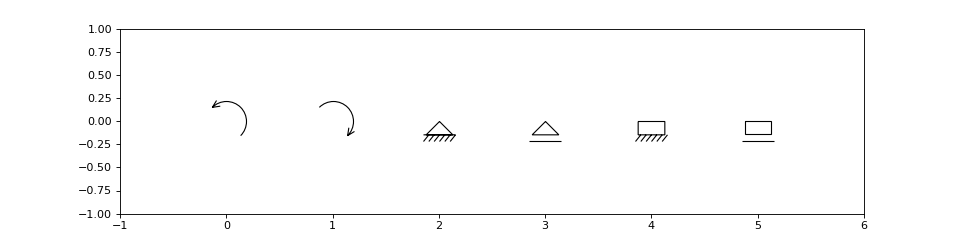

The script that drew this image:
#!/usr/bin/env python
# -*- coding: utf-8 -*-
"""Example to show the new marker styles"""
import matplotlib.pyplot as plt
from sajou.plot.lines_mpl import Line2D

fig = plt.figure(figsize=(12, 3))
ax = fig.add_subplot(111)
markers = ['ap', 'an', 'psx', 'rsx', 'es', 'rex']

for ix, mark in enumerate(markers):
    marker = Line2D([ix], [0], marker=mark, fillstyle='none', color='k')
    ax.add_line(marker)

ax.set_xlim(-1, len(markers))
ax.set_ylim(-1, 1)
plt.show()
